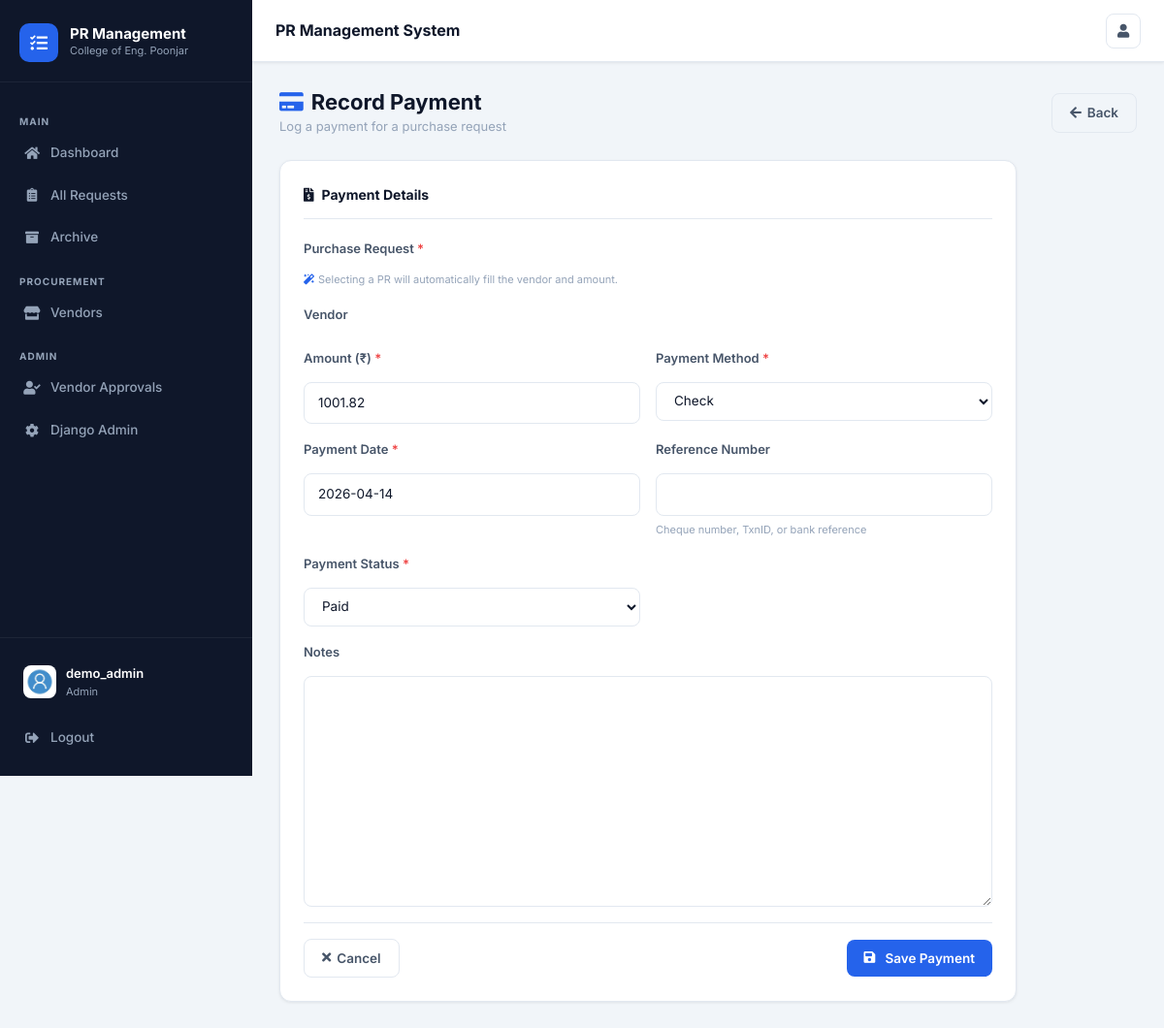
The page /payments/1/update/ (signed in) on the database its author committed.
### users/models.py (models this page shows, shortened)
class Profile(models.Model):
    user = models.OneToOneField(User, on_delete=models.CASCADE)
    image = models.ImageField(default='default.jpg', upload_to='profile_pics')
    role = models.CharField(max_length=20, choices=ROLE_CHOICES, default='requester')
    def is_admin(self):
        return self.role == 'admin'
    def is_buyer(self):
        return self.role == 'buyer'
    def is_requester(self):
        return self.role == 'requester'

### prs/models.py (models this page shows, shortened)
class Payment(models.Model):
    pr = models.ForeignKey('PR', on_delete=models.CASCADE, related_name='payments')
    vendor = models.ForeignKey(Vendor, on_delete=models.SET_NULL, null=True, blank=True)
    amount = models.FloatField()
    payment_method = models.CharField(max_length=50, choices=(
        ('Bank Transfer', 'Bank Transfer'),
        ('Check', 'Check'),
        ('Credit Card', 'Credit Card'),
        ('Cash', 'Cash'),
        ('Other', 'Other')
    ))
    payment_date = models.DateField()
    reference_number = models.CharField(max_length=100, blank=True)
    status = models.CharField(max_length=50, choices=payment_status_choice, default='Pending')
    notes = models.TextField(blank=True)
    processed_by = models.ForeignKey(User, on_delete=models.SET_NULL, null=True)
    created_at = models.DateTimeField(default=timezone.now)
    class Meta:
        ordering = ['-payment_date']

### prs/views.py (the view, shortened to what this page needs)
# urls.py: path('payments/<int:pk>/update/', PaymentUpdateView.as_view(), name='payment-update'),
class PaymentUpdateView(LoginRequiredMixin, BuyerRequiredMixin, UpdateView):
    model = Payment
    template_name = 'prs/payment_form.html'
    fields = ['amount', 'payment_method', 'payment_date', 'reference_number', 'status', 'notes']

### users/mixins.py (called while the page is built)
    def test_func(self):
        if self.request.user.is_authenticated and hasattr(self.request.user, 'profile'):
            return self.request.user.profile.is_buyer() or self.request.user.profile.is_admin()
        return False

### prs/templates/prs/payment_form.html (shortened to what this page needs)
{% extends "prs/layout.html" %}
{% block content %}
<div class="page-header">
  <div class="page-header-left">
    <h1><i class="fas fa-credit-card mr-2" style="color:var(--primary)"></i>Record Payment</h1>
    <p>Log a payment for a purchase request</p>
  </div>
  <a href="javascript:history.back()" class="btn btn-outline"><i class="fas fa-arrow-left"></i> Back</a>
</div>
<div style="max-width:760px;">
  <div class="form-section">
    <div class="form-section-title"><i class="fas fa-file-invoice-dollar"></i> Payment Details</div>
    <form method="POST">
      <div style="display:grid;grid-template-columns:1fr 1fr;gap:16px;margin-bottom:16px;">
        <div class="vpe-group" style="grid-column:1/-1;">
          <label>Purchase Request <span style="color:var(--danger)">*</span></label>
          <div class="vpe-hint"><i class="fas fa-magic mr-1" style="color:var(--primary)"></i>Selecting a PR will automatically fill the vendor and amount.</div>
        </div>
        <div class="vpe-group" style="grid-column:1/-1;">
          <label>Vendor</label>
        </div>
        <div class="vpe-group">
          <label>Amount (₹) <span style="color:var(--danger)">*</span></label>
          {{ form.amount }}
        </div>
        <div class="vpe-group">
          <label>Payment Method <span style="color:var(--danger)">*</span></label>
          {{ form.payment_method }}
        </div>
        <div class="vpe-group">
          <label>Payment Date <span style="color:var(--danger)">*</span></label>
          {{ form.payment_date }}
        </div>
        <div class="vpe-group">
          <label>Reference Number</label>
          {{ form.reference_number }}
          <div class="vpe-hint">Cheque number, TxnID, or bank reference</div>
        </div>
        <div class="vpe-group">
          <label>Payment Status <span style="color:var(--danger)">*</span></label>
          {{ form.status }}
        </div>
        <div class="vpe-group" style="grid-column:1/-1;">
          <label>Notes</label>
          {{ form.notes }}
        </div>
      </div>
      <div style="display:flex;justify-content:space-between;align-items:center;padding-top:16px;border-top:1px solid var(--card-border);">
        <a href="javascript:history.back()" class="btn btn-outline"><i class="fas fa-times"></i> Cancel</a>
        <button type="submit" class="btn btn-primary"><i class="fas fa-save mr-1"></i> Save Payment</button>
      </div>
    </form>
  </div>
</div>
{% endblock %}

### prs/templates/prs/layout.html (shortened to what this page needs)
{% load static %}
<!DOCTYPE html>
<html lang="en">
<head>
  <link rel="stylesheet" href="https://maxcdn.bootstrapcdn.com/bootstrap/4.0.0/css/bootstrap.min.css">
  <link rel="stylesheet" href="https://cdnjs.cloudflare.com/ajax/libs/font-awesome/5.15.4/css/all.min.css">
  <link rel="stylesheet" href="{% static 'prs/new-design.css' %}">
</head>
<body>
{% if user.is_authenticated %}
<aside class="app-sidebar" id="appSidebar">
  <div class="sidebar-logo">
    <div class="sidebar-logo-icon"><i class="fas fa-tasks"></i></div>
    <div>
      <div class="sidebar-logo-text">PR Management</div>
      <div class="sidebar-logo-sub">College of Eng. Poonjar</div>
    </div>
  </div>
  <nav class="sidebar-nav">
    <div class="sidebar-section-label">Main</div>
    <a href="{% url 'dashboard' %}" class="sidebar-link {% if request.resolver_match.url_name == 'dashboard' %}active{% endif %}">
      <i class="fas fa-home"></i> Dashboard
    </a>
    <a href="{% url 'prs-home' %}" class="sidebar-link {% if request.resolver_match.url_name == 'prs-home' %}active{% endif %}">
      <i class="fas fa-clipboard-list"></i> All Requests
    </a>
    <a href="{% url 'pr-archive' %}" class="sidebar-link {% if request.resolver_match.url_name == 'pr-archive' %}active{% endif %}">
      <i class="fas fa-archive"></i> Archive
    </a>
    {% if user.profile.is_buyer or user.profile.is_admin %}
    <div class="sidebar-section-label">Procurement</div>
    <a href="{% url 'vendor-list' %}" class="sidebar-link {% if request.resolver_match.url_name == 'vendor-list' %}active{% endif %}">
      <i class="fas fa-store"></i> Vendors
    </a>
    {% endif %}
    {% if user.profile.is_admin %}
    <div class="sidebar-section-label">Admin</div>
    <a href="{% url 'vendor-approval-list' %}" class="sidebar-link {% if request.resolver_match.url_name == 'vendor-approval-list' %}active{% endif %}">
      <i class="fas fa-user-check"></i> Vendor Approvals
    </a>
    <a href="{% url 'admin:index' %}" class="sidebar-link">
      <i class="fas fa-cog"></i> Django Admin
    </a>
    {% endif %}
  </nav>
  <div class="sidebar-footer">
    <a href="{% url 'profile' %}" class="sidebar-user" style="text-decoration:none;">
      <img src="{{ user.profile.image.url }}" alt="{{ user.username }}">
      <div>
        <div class="sidebar-user-name">{{ user.username }}</div>
        <div class="sidebar-user-role">
          {% if user.profile.is_admin %}Admin
          {% elif user.profile.is_buyer %}Buyer
          {% elif user.profile.is_vendor %}Vendor
          {% else %}Requester{% endif %}
        </div>
      </div>
    </a>
    <form method="POST" action="{% url 'logout' %}" style="margin-top:8px;">
      <button type="submit" class="sidebar-link w-100" style="background:none;border:none;cursor:pointer;text-align:left;">
        <i class="fas fa-sign-out-alt"></i> Logout
      </button>
    </form>
  </div>
</aside>
<div class="app-main">
  <header class="app-topbar">
    <div class="topbar-title">PR Management System</div>
    <div class="topbar-actions">
      <a href="{% url 'profile' %}" class="topbar-btn" title="Profile">
        <i class="fas fa-user"></i>
      </a>
    </div>
  </header>
  <div class="app-content">
{% endif %}
{% block content %}{% endblock %}
{% if user.is_authenticated %}
  </div>
</div>
{% endif %}
</body>
</html>

### prs/templates/prs/payment_form.html (style rules this page uses)
.vpe-group { display:flex; flex-direction:column; gap:6px; }
.vpe-group label { font-size:13px; font-weight:600; color:var(--text-secondary); }
.vpe-group input, .vpe-group textarea, .vpe-group select { border-radius:8px; border:1.5px solid var(--card-border); padding:10px 14px; font-size:13.5px; background:var(--card-bg); color:var(--text-primary); width:100%; }
.vpe-group textarea { min-height:80px; resize:vertical; }
.vpe-hint { font-size:11px; color:var(--text-muted); }

### rows shown on the page
Payment: amount "1001.82", payment_method "Check", payment_date "2026-04-14", status "Paid"

### other values the page prints
{{ user.username }} "demo_admin"
